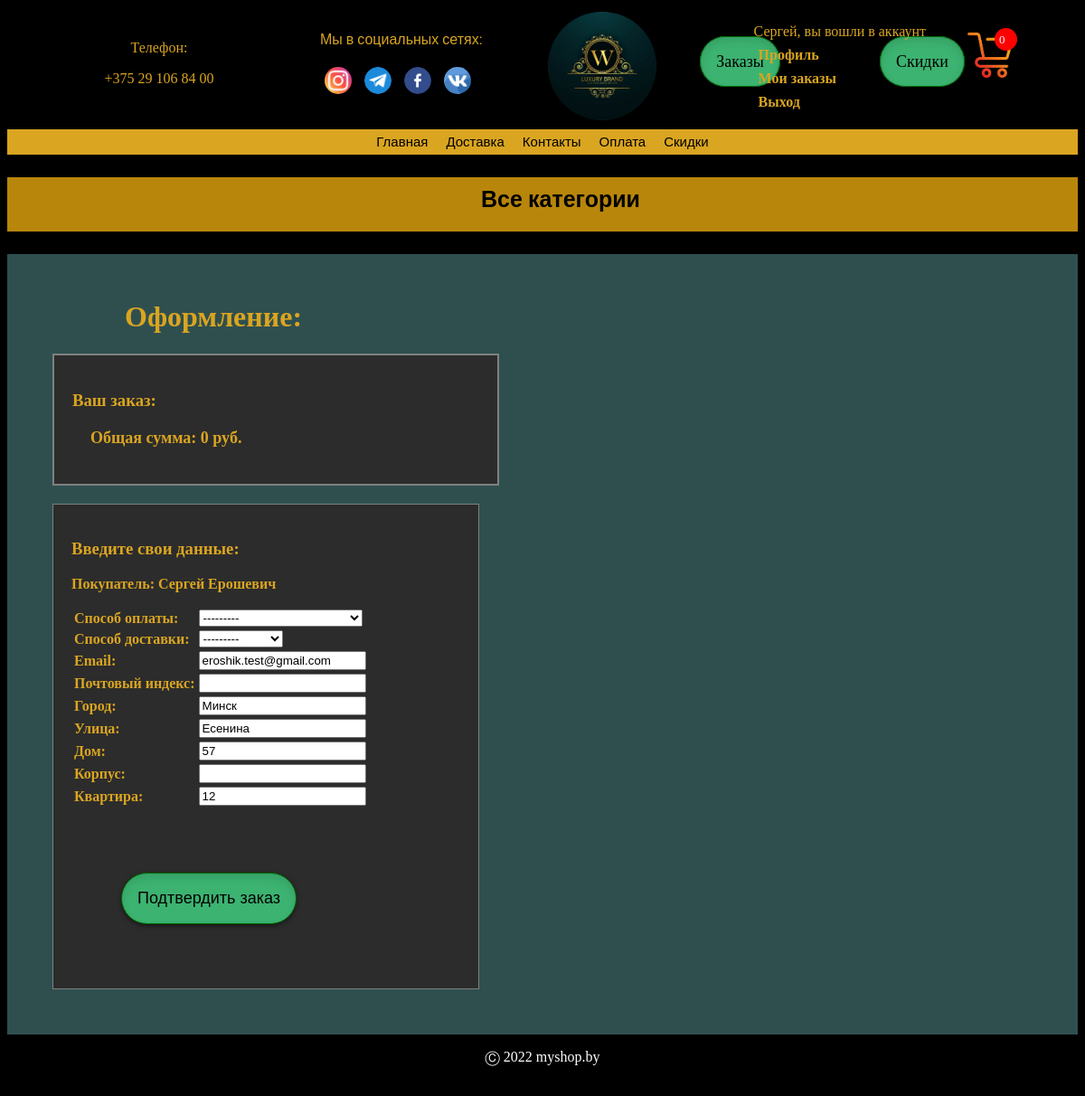
Screenshot of /orders/create/ (signed in) with the database file from the repository.
### accounts/models.py (models this page shows, shortened)
class Profile(models.Model):
    user = models.OneToOneField(User, on_delete=models.CASCADE)
    phone = models.CharField(max_length=13, blank=True)
    postal_code = models.CharField(max_length=20, verbose_name='почтовый индекс', blank=True)
    city = models.CharField(max_length=100, verbose_name='город', blank=True)
    street = models.CharField(max_length=100, verbose_name='улица', blank=True)
    house = models.CharField(max_length=100, verbose_name='дом', blank=True)
    building = models.CharField(max_length=100, verbose_name='корпус', blank=True)
    apartment = models.CharField(max_length=100, verbose_name='квартира', blank=True)

### orders/views.py (the view)
# urls.py: path('create/', views.order_create, name='order_create'),
@login_required()
def order_create(request):
    cart = Cart(request)
    if request.method == 'POST':
        form = OrderCreateForm(request.POST)
        if form.is_valid():
            order = form.save()
            order.buyer = request.user
            order.save()
            for item in cart:
                OrderItem.objects.create(order=order,
                                         product=item['product'],
                                         price=item['price'],
                                         quantity=item['quantity'])
            cart.clear()
            return render(request, 'orders/order/created.html', {'order': order})
    else:
        form = OrderCreateForm(initial={'city': request.user.profile.city,
                                        'postal_code': request.user.profile.postal_code,
                                        'street': request.user.profile.street,
                                        'house': request.user.profile.house,
                                        'building': request.user.profile.building,
                                        'apartment': request.user.profile.apartment,
                                        'email': request.user.email
                                        })
    return render(request, 'orders/order/create.html', {'cart': cart, 'form': form})

### orders/forms.py
class OrderCreateForm(forms.ModelForm):
    class Meta:
        model = Order
        fields = ['payment', 'delivery', 'email','postal_code', 'city', 'street', 'house', 'building', 'apartment']

### cart/cart.py (called while the page is built)
    def __len__(self):
        return sum(item['quantity'] for item in self.cart.values())

    def get_total_price(self):
        return sum(Decimal(item['price']) * item['quantity'] for item in
                   self.cart.values())

### cart/context_processors.py (called while the page is built)
def cart(request):
    return {'cart': Cart(request)}

### orders/templates/orders/order/create.html (shortened to what this page needs)
{% extends "shop/base.html" %}
{% block content %}
<h1 style="padding-left: 100px">Оформление:</h1>
<div class="order-create">
    <div class="order-info">
        <h3>Ваш заказ:</h3>
        <p style="font-size: 18px; margin:20px"><strong>Общая сумма: {{ cart.get_total_price }} руб.</strong></p>
    </div>
    <div class="order-form">
        <h3>Введите свои данные:</h3>
        <p><strong>Покупатель: {{request.user.first_name}} {{request.user.last_name}}</strong></p>
        <form action="" method="post">
            <table style="text-align: left">
            {{ form.as_table }}
            </table>
            <p><input class="button" type="submit" value="Подтвердить заказ"></p>
        </form>
    </div>
</div>
{% endblock %}

### shop/templates/shop/base.html (shortened to what this page needs)
<!DOCTYPE html>
{% load static %}
<html>
<head>
    <link href="{% static 'css/base.css' %}" rel="stylesheet">
</head>
<body>
<div class="wrapper">
    <header>
        <div class="subheader" id="subheader">
            <div class="contacts">
                <p>Телефон:</p>
                 <tel>+375 29 106 84 00</tel>
            </div>
            <div class="social">
                <p style="font-family: 'Roboto', sans-serif">Мы в социальных сетях:</p>
                <a href=""><img  src="{% static 'img/insti.png' %}" alt=""></a>
                <a href=""><img  src="{% static 'img/tel.png' %}" alt=""></a>
                <a href=""><img  src="{% static 'img/fac.png' %}" alt=""></a>
                <a href=""><img  src="{% static 'img/vkk.png' %}" alt=""></a>
            </div>
            <div class="logo" id="header">
                <a href="/" ><img class="logo-img" src="{% static 'img/log.jpg' %}"></a>
            </div>
            {% if user.is_staff %}
            <div style="margin-top: 50px"><a class="button" href="{% url 'orders:all_orders' %}">Заказы</a></div>
            <div style="margin-top: 50px"><a class="button" href="{% url 'shop:discount_managment' %}">Скидки</a></div>
            {% endif %}
            <div class="profile-top">
                {% if user.is_authenticated %}
                    <p>{{user.first_name}}, вы вошли в аккаунт</p>
                    <p><strong><a href="{% url 'accounts:profile' %}">Профиль</a></strong></p>
                    <p><strong><a href="{% url 'orders:my_orders' %}">Мои заказы</a></strong></p>
                    <p><strong><a href="{% url 'accounts:logout' %}">Выход</a></strong></p>
                {% endif %}
            </div>
            <div class="cart">
                {% with total_items=cart|length %}
                    <a href="{% url 'cart:cart_detail' %}"><img class="img-cart" src="{% static 'img/cart.png' %}" alt=""></a>
                        {% if cart|length > 0 %}
                             <div class="cart-total"><p>{{ total_items }}</p></div>
                        {% else %}
                             <div class="cart-total"><p>0</p></div>
                        {% endif %}
                {% endwith %}
            </div>
        </div>
        <nav id="sidebar" class="sidebar">
            <ul>
                <li><a href="/">Главная</a></li>
                <li><a href="{% url 'shop:shipping' %}">Доставка</a></li>
                <li><a href="{% url 'shop:contacts' %}">Контакты</a></li>
                <li><a href="{% url 'shop:payment' %}">Оплата</a></li>
                <li><a href="{% url 'shop:discounts' %}">Скидки</a></li>
            </ul>
        </nav>
            <nav class="categories">
                <ul>
                    <li {% if not category %}class="selected"{% endif %}>
                        <a href="{% url 'shop:product_list' %}">Все категории</a>
                    </li>
                </ul>
            </nav>
    </header>
    <div class="content">
        {% block content %}
        {% endblock %}
    </div>
    <footer class="footer">
        <p>Ⓒ 2022 myshop.by </p>
    </footer>
</div>
</body>
</html>

### shop/static/css/base.css (style rules this page uses)
body { background: black; height: 100%; color: white; }
.wrapper { min-height: 650px; display: flex; flex-direction: column; }
.footer { height: 60px; width: 100%; background: rgba(0,0,0,0.36); bottom: 0; text-align: center; }
.content { flex: 1 1 auto; background: darkslategrey; color: goldenrod; padding: 30px; min-height: 550px; }
.sidebar { text-decoration: none; font-size: 15px; font-family: 'Roboto', sans-serif; background: goldenrod; margin-top: 5px; }
.sidebar>ul { margin: 5px; padding: 5px; display: flex; justify-content: center; list-style: none; }
.categories { text-decoration: none; font-size: 25px; font-family: 'Roboto', sans-serif; font-weight: bolder; }
.categories>ul { display: flex; justify-content: center; height: 50px; background: darkgoldenrod; padding-top: 10px; list-style: none; }
.subheader { position: relative; height: 130px; display: flex; margin: auto; }
nav a { margin:10px; }
a { color: black; text-decoration: none; }
.cart { position: absolute; height: 100px; width: 100px; right: 22px; bottom: 2px; }
.cart-total { width: 25px; height: 25px; background: red; position: absolute; border-radius: 50%; bottom: 80px; right: 45px; font-size: 13px; }
.cart-total p { position: absolute; color: white; margin: 5px; }
.img-cart { width: 50px; height: 50px; }
.button { background: mediumseagreen; padding: 17px; border: 1px solid darkgreen; border-radius: 40px; font-size: 18px; margin: 55px; color: black; box-shadow: inset 0 5px 10px rgba(0,0,0,.1), 0 2px 5px rgba(0,0,0,.5); }
.logo { width: 10%; }
.logo-img { height: 120px; width: 120px; border-radius: 50%; padding: 5px; }
.contacts { width: 25%; text-align: center; padding: 20px; color: goldenrod; }
.social { width: 20%; padding: 10px; color: goldenrod; }
.social img { width: 30px; height: 30px; padding: 5px; border-radius: 50%; }
.order-info { border: 2px solid grey; padding: 20px; margin: 20px; width: 40%; background: #2c2c2c; }
.order-form { background: #2c2c2c; margin: 20px; border: 1px solid grey; padding: 20px 0 0 20px; width: 40%; }
.profile-top { color: goldenrod; right: 150px; position: absolute; padding: 10px; }
.profile-top a { color: goldenrod; padding: 5px; }
.profile-top p { margin: 8px; }

### rows the page displays
Profile: city "Минск", street "Есенина", house "57", apartment "12"

### other values shown
{{ user.first_name }} "Сергей"
{{ cart.get_total_price }} "0"
{{ request.user.first_name }} "Сергей"
{{ request.user.last_name }} "Ерошевич"
